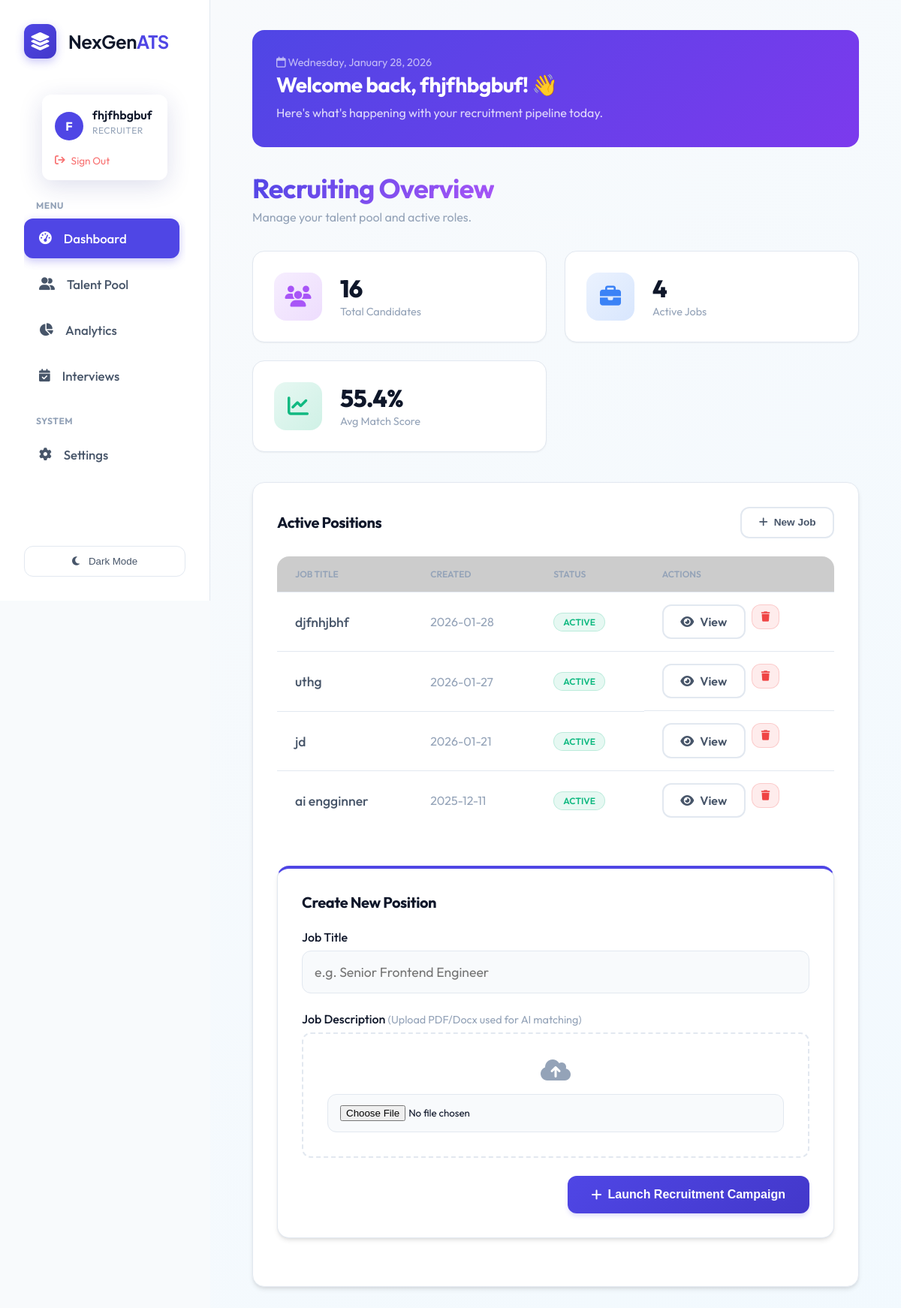
The page / (signed in) on the database as committed earlier.
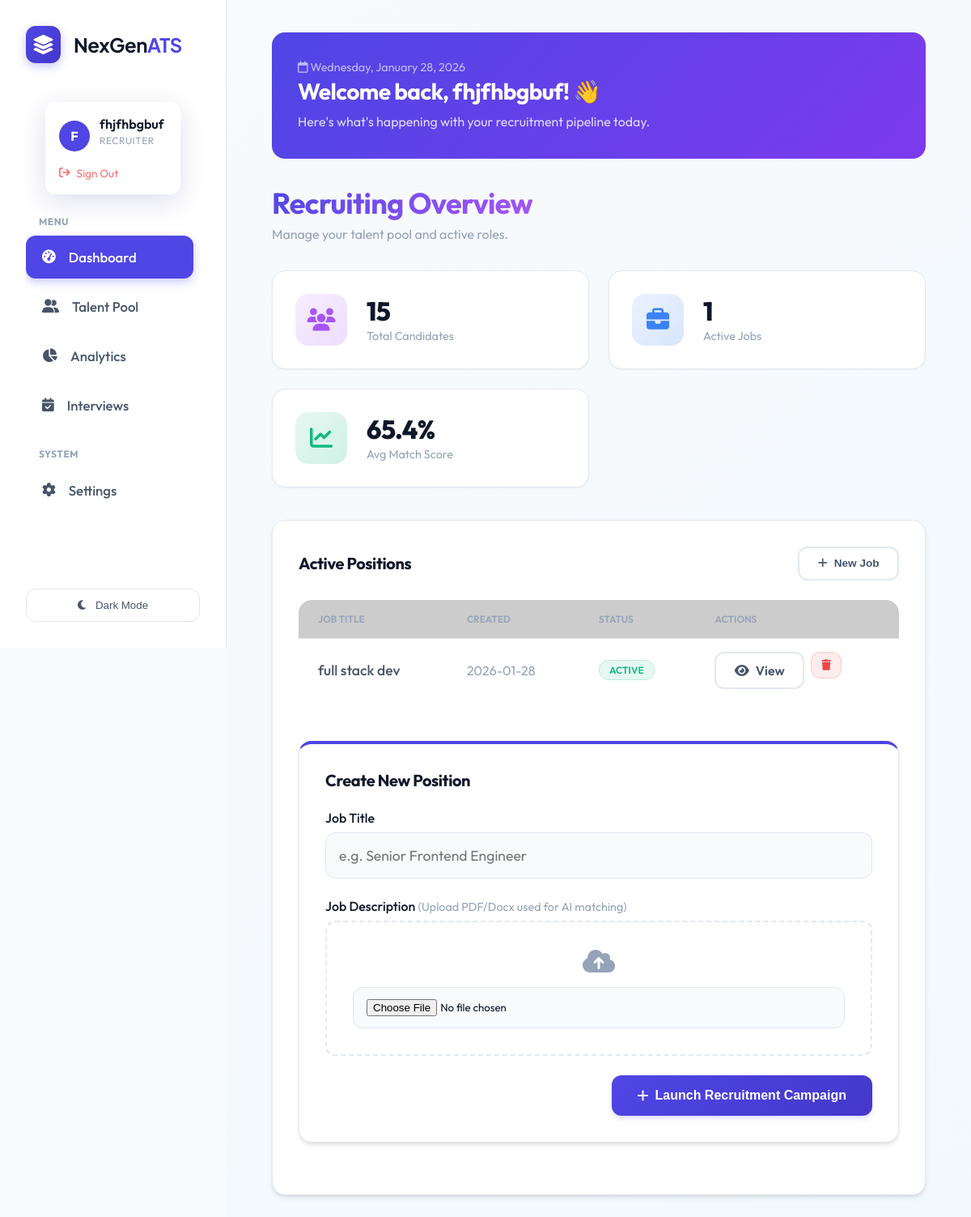
The same page on the database as committed later.
### tables this page shows
CREATE TABLE jobs (
                    id INTEGER PRIMARY KEY AUTOINCREMENT,
                    title TEXT NOT NULL,
                    description TEXT,
                    created_at TIMESTAMP DEFAULT CURRENT_TIMESTAMP,
                    status TEXT DEFAULT 'Open'
                );

### routes/core.py (the view, shortened to what this page needs)
@bp.route('/')
@login_required # Require login for the main dashboard for now
def dashboard():
    conn = database.get_db_connection()
    jobs = conn.execute('SELECT * FROM jobs ORDER BY created_at DESC').fetchall()
    total_cand_row = conn.execute('SELECT COUNT(*) FROM candidates').fetchone()
    total_candidates = total_cand_row[0] if total_cand_row else 0
    avg_score_row = conn.execute('SELECT AVG(total_score) FROM candidates').fetchone()
    avg_score = round(avg_score_row[0], 1) if avg_score_row and avg_score_row[0] else 0
    conn.close()
    from datetime import datetime
    current_date = datetime.now().strftime('%A, %B %d, %Y')
    return render_template('dashboard.html', jobs=jobs, total_candidates=total_candidates, avg_score=avg_score, current_date=current_date)

### app.py (called while the page is built)
@login_manager.user_loader
def load_user(user_id):
    return User.get(user_id)

### database.py (called while the page is built)
def get_db_connection():
    db_url = os.getenv('DATABASE_URL')
    if db_url:
        import psycopg2
        from psycopg2.extras import RealDictCursor
        conn = psycopg2.connect(db_url, cursor_factory=RealDictCursor)
        return conn
    else:
        conn = sqlite3.connect(DB_NAME)
        conn.row_factory = sqlite3.Row
        return conn

    @staticmethod
    def get(user_id):
        conn = get_db_connection()
        user = conn.execute('SELECT * FROM users WHERE id = ?', (user_id,)).fetchone()
        conn.close()
        if not user: return None
        return User(user['id'], user['name'], user['email'], user['role'], user['password_hash'],
                   user['resume_path'], user['skills'], user['experience'], user['education'], user['profile_summary'])

### templates/dashboard.html (shortened to what the changed rows need)
{% extends "layout.html" %}
{% block content %}
<div class="welcome-banner">
    <div style="position: relative; z-index: 1;">
        <h2 style="font-size: 1.75rem; margin-bottom: 0.5rem;">Welcome back, {{ current_user.name }}! 👋</h2>
    </div>
</div>
<div class="dashboard-header" style="margin-bottom: 2rem;">
    <h1 class="text-gradient mb-0">Recruiting Overview</h1>
</div>
<div class="stats-grid">
    <div class="stat-card">
        <div class="stat-info">
            <h3>{{ total_candidates }}</h3>
            <p class="stat-label">Total Candidates</p>
        </div>
    </div>
    <div class="stat-card">
        <div class="stat-info">
            <h3>{{ jobs|length }}</h3>
            <p class="stat-label">Active Jobs</p>
        </div>
    </div>
    <div class="stat-card">
        <div class="stat-info">
            <h3>{{ avg_score }}%</h3>
            <p class="stat-label">Avg Match Score</p>
        </div>
    </div>
</div>
<div class="glass-card">
    <div class="table-container" style="box-shadow: none; border: none; background: transparent;">
        <table>
            <thead>
                <tr>
                    <th>Job Title</th>
                    <th>Created</th>
                    <th>Status</th>
                    <th>Actions</th>
                </tr>
            </thead>
            <tbody>
                {% for job in jobs %}
                <tr>
                    <td style="font-weight: 500; font-size: 1.1rem;">{{ job.title }}</td>
                    <td style="color: var(--text-muted);">{{ job.created_at[:10] }}</td>
                    <td><span class="status-pill open">ACTIVE</span></td>
                    <td class="actions-cell">
                        <a href="/jobs/{{ job.id }}" class="btn-secondary btn-sm"><i class="fa-solid fa-eye"></i>
                            View</a>
                        <form action="/jobs/{{ job.id }}/delete" method="POST" style="display:inline;"
                            onsubmit="return confirm('Are you sure? This will delete the job and all candidates.');">
                            <button type="submit" class="btn-danger"><i class="fa-solid fa-trash"></i></button>
                        </form>
                    </td>
                </tr>
                {% endfor %}
            </tbody>
        </table>
    </div>
</div>
{% endblock %}

Rows that differ between the two databases and show on the page:
removed jobs: title "djfnhjbhf", created_at "2026-01-28"
removed jobs: title "uthg", created_at "2026-01-27"
removed jobs: title "jd", created_at "2026-01-21"
removed jobs: title "ai engginner", created_at "2025-12-11"
added jobs: title "full stack dev", created_at "2026-01-28"
Other text that changed with them:
{{ total_candidates }}: "16" → "15"
{{ jobs|length }}: "4" → "1"
{{ avg_score }}: "55.4" → "65.4"
